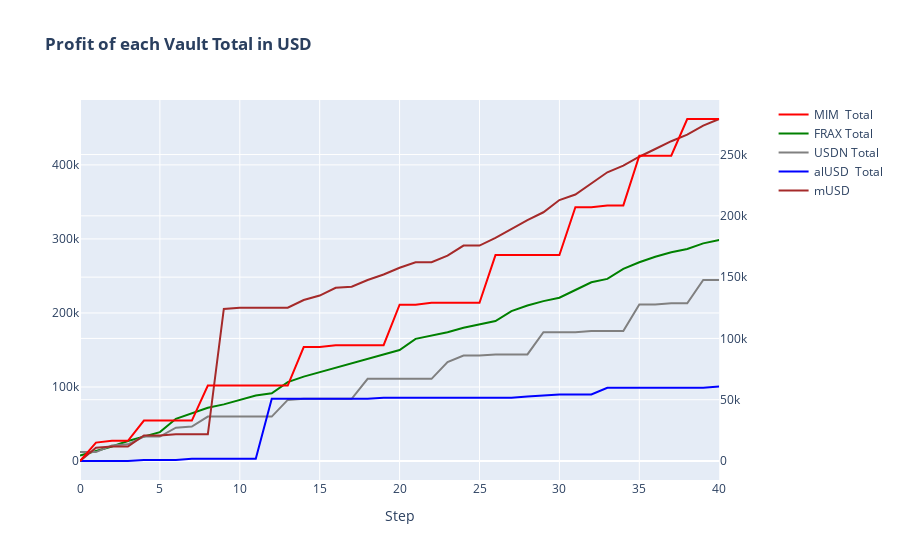

Source (notebook cell):
### Code cell
fig = make_subplots(subplot_titles=('' ), specs=[[{"secondary_y": True}]])

fig.add_trace(go.Scatter(x=k, y=profit_fund1, line=dict(color='red'), name='MIM  Total'), secondary_y=True)
#fig.add_trace(go.Scatter(x=k, y=profit1, line=dict(color='red'), name='USDP'), secondary_y=True)
fig.add_trace(go.Scatter(x=k, y=profit_fund2, line=dict(color='green'), name='FRAX Total'), secondary_y=False)
#fig.add_trace(go.Scatter(x=k, y=profit2, line=dict(color='green'), name='USDN'), secondary_y=True)
fig.add_trace(go.Scatter(x=k, y=profit_fund3, line=dict(color='grey'), name='USDN Total'), secondary_y=False)
#fig.add_trace(go.Scatter(x=k, y=profit3, line=dict(color='grey'), name='IronBank'), secondary_y=True)
fig.add_trace(go.Scatter(x=k, y=profit_fund4, line=dict(color='blue'), name='alUSD  Total'), secondary_y=False)
#fig.add_trace(go.Scatter(x=k, y=profit4, line=dict(color='blue'), name='sUSD'), secondary_y=True)
fig.add_trace(go.Scatter(x=k, y=profit_fund5, line=dict(color='brown'), name='mUSD'), secondary_y=False)

fig.update_layout(title_text='<b>Profit of each Vault Total in USD </b>')
fig.update_xaxes(title_text='Step')
fig.show()

### Figure 1 — Plotly figure (JSON) as saved in the notebook; plotly's stock layout.template omitted (floating-point values rounded to 4 significant figures)
{"data": [{"line": {"color": "red"}, "name": "MIM  Total", "type": "scatter", "x": [0, 1, 2, 3, 4, 5, 6, 7, 8, 9, 10, 11, 12, 13, 14, 15, 16, 17, 18, 19, 20, 21, 22, 23, 24, 25, 26, 27, 28, 29, 30, 31, 32, 33, 34, 35, 36, 37, 38, 39, 40], "xaxis": "x", "y": [1, 15000.0, 16500.0, 16500.0, 33000.0, 33000.0, 33000.0, 33000.0, 61500.0, 61500.0, 61500.0, 61500.0, 61500.0, 61500.0, 93000.0, 93000.0, 94500.0, 94500.0, 94500.0, 94500.0, 127500.0, 127500.0, 129000.0, 129000.0, 129000.0, 129000.0, 168000.0, 168000.0, 168000.0, 168000.0, 168000.0, 207000.0, 207000.0, 208500.0, 208500.0, 249000.0, 249000.0, 249000.0, 279000.0, 279000.0, 279000.0], "yaxis": "y2"}, {"line": {"color": "green"}, "name": "FRAX Total", "type": "scatter", "x": [0, 1, 2, 3, 4, 5, 6, 7, 8, 9, 10, 11, 12, 13, 14, 15, 16, 17, 18, 19, 20, 21, 22, 23, 24, 25, 26, 27, 28, 29, 30, 31, 32, 33, 34, 35, 36, 37, 38, 39, 40], "xaxis": "x", "y": [7501.0, 13500.0, 19500.0, 27000.0, 33000.0, 39000.0, 57000.0, 64500.0, 72000.0, 76500.0, 82500.0, 88500.0, 91500.0, 106500.0, 114000.0, 120000.0, 126000.0, 132000.0, 138000.0, 144000.0, 150000.0, 165000.0, 169500.0, 174000.0, 180000.0, 184500.0, 189000.0, 202500.0, 210000.0, 216000.0, 220500.0, 231000.0, 241501, 246000.0, 259500.0, 268500.0, 276000.0, 282000.0, 286500.0, 294000.0, 298500.0], "yaxis": "y"}, {"line": {"color": "grey"}, "name": "USDN Total", "type": "scatter", "x": [0, 1, 2, 3, 4, 5, 6, 7, 8, 9, 10, 11, 12, 13, 14, 15, 16, 17, 18, 19, 20, 21, 22, 23, 24, 25, 26, 27, 28, 29, 30, 31, 32, 33, 34, 35, 36, 37, 38, 39, 40], "xaxis": "x", "y": [12000.0, 12000.0, 21000.0, 22500.0, 33000.0, 33000.0, 45000.0, 46500.0, 60000.0, 60000.0, 60000.0, 60000.0, 60000.0, 82500.0, 84000.0, 84000.0, 84000.0, 84000.0, 111000.0, 111000.0, 111000.0, 111000.0, 111000.0, 133500.0, 142500.0, 142500.0, 144000.0, 144000.0, 144000.0, 174000.0, 174000.0, 174000.0, 175500.0, 175500.0, 175500.0, 211501, 211501, 213000.0, 213000.0, 244500.0, 244500.0], "yaxis": "y"}, {"line": {"color": "blue"}, "name": "alUSD  Total", "type": "scatter", "x": [0, 1, 2, 3, 4, 5, 6, 7, 8, 9, 10, 11, 12, 13, 14, 15, 16, 17, 18, 19, 20, 21, 22, 23, 24, 25, 26, 27, 28, 29, 30, 31, 32, 33, 34, 35, 36, 37, 38, 39, 40], "xaxis": "x", "y": [1, 1, 1, 1, 1501.0, 1501.0, 1501.0, 3001.0, 3001.0, 3001.0, 3001.0, 3001.0, 84000.0, 84000.0, 84000.0, 84000.0, 84000.0, 84000.0, 84000.0, 85500.0, 85500.0, 85500.0, 85500.0, 85500.0, 85500.0, 85500.0, 85500.0, 85500.0, 87000.0, 88500.0, 90000.0, 90000.0, 90000.0, 99000.0, 99000.0, 99000.0, 99000.0, 99000.0, 99000.0, 99000.0, 100500.0], "yaxis": "y"}, {"line": {"color": "brown"}, "name": "mUSD", "type": "scatter", "x": [0, 1, 2, 3, 4, 5, 6, 7, 8, 9, 10, 11, 12, 13, 14, 15, 16, 17, 18, 19, 20, 21, 22, 23, 24, 25, 26, 27, 28, 29, 30, 31, 32, 33, 34, 35, 36, 37, 38, 39, 40], "xaxis": "x", "y": [1, 18000.0, 19500.0, 19500.0, 34500.0, 34500.0, 36000.0, 36000.0, 36000.0, 205500.0, 207000.0, 207000.0, 207000.0, 207000.0, 217500.0, 223500.0, 234000.0, 235500.0, 244500.0, 252000.0, 261000.0, 268500.0, 268500.0, 277500.0, 291000.0, 291000.0, 301500.0, 313500.0, 325500.0, 336000.0, 352500.0, 360000.0, 375000.0, 390000.0, 399000.0, 411000.0, 421500.0, 432000.0, 441000.0, 453000.0, 462000.0], "yaxis": "y"}], "layout": {"title": {"text": "<b>Profit of each Vault Total in USD </b>"}, "xaxis": {"anchor": "y", "domain": [0, 0.94], "title": {"text": "Step"}}, "yaxis": {"anchor": "x", "domain": [0, 1]}, "yaxis2": {"anchor": "x", "overlaying": "y", "side": "right"}}}
